Frame 1 (no input): blank canvas, image omitted
Frame 60 (no input): blank canvas, image omitted
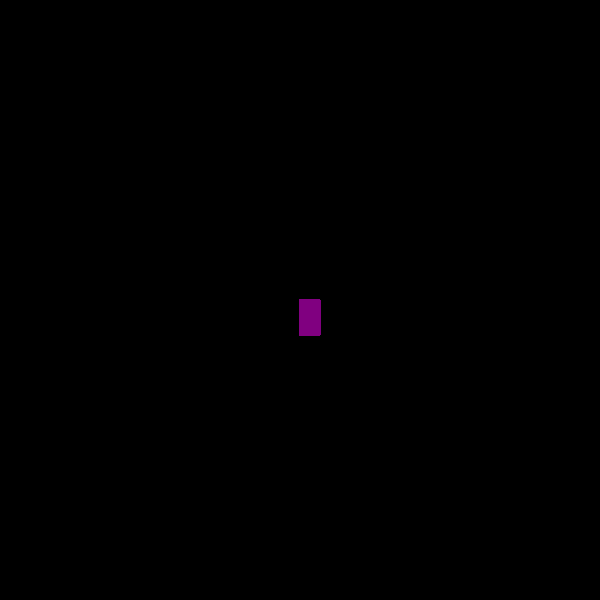
Frame 120 (the mouse pressed at the canvas centre since frame 60)

The p5.js sketch whose frames 1 and 60 were blank and that drew this single picture after the mouse press (run headless with seeded random() and noise() and a simulated clock; from frame 60 on, the mouse is pressed at the canvas centre):

// p5.js sketch
// ── sketch.js
function setup() {
    createCanvas(600, 600);
    background("black")
  }
  
  function draw() {
    stroke("purple");
    fill("purple");
    
    if(mouseIsPressed){
       rect(mouseX, mouseY, 20, 35);  
    }
    
  }
    
